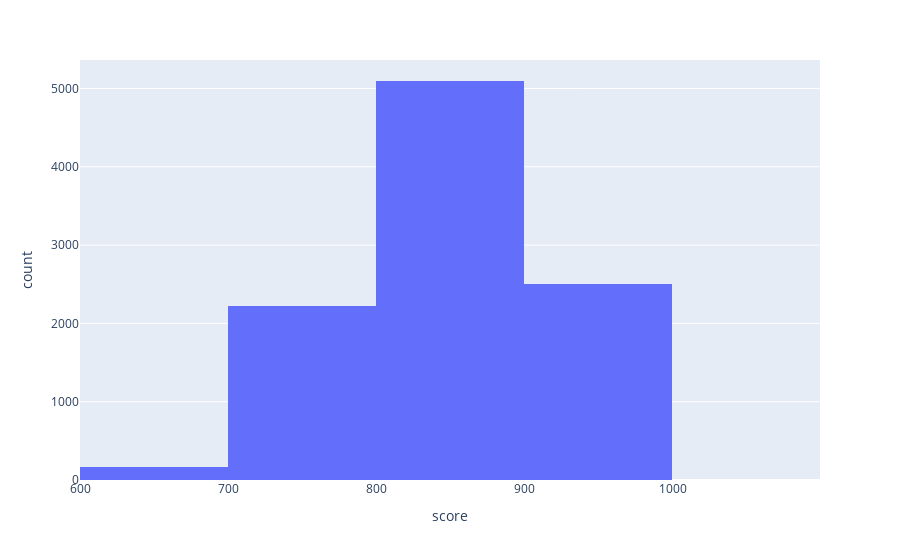

The notebook cell saved with this chart:
### Code cell
# score
fig = px.histogram(df, x='score', nbins=5)

fig.show()

### Figure 1 — Plotly figure (JSON) as saved in the notebook; plotly's stock layout.template omitted (floating-point values rounded to 4 significant figures; data arrays with more than 128 entries replaced by an {"elided": "..."} marker saying what was removed)
{"data": [{"alignmentgroup": "True", "bingroup": "x", "hovertemplate": "score=%{x}<br>count=%{y}<extra></extra>", "legendgroup": "", "marker": {"color": "#636efa", "pattern": {"shape": ""}}, "name": "", "nbinsx": 5, "offsetgroup": "", "orientation": "v", "showlegend": false, "type": "histogram", "x": {"elided": "9998 int values"}, "xaxis": "x", "yaxis": "y"}], "layout": {"barmode": "relative", "legend": {"tracegroupgap": 0}, "margin": {"t": 60}, "xaxis": {"anchor": "y", "domain": [0, 1], "title": {"text": "score"}}, "yaxis": {"anchor": "x", "domain": [0, 1], "title": {"text": "count"}}}}
